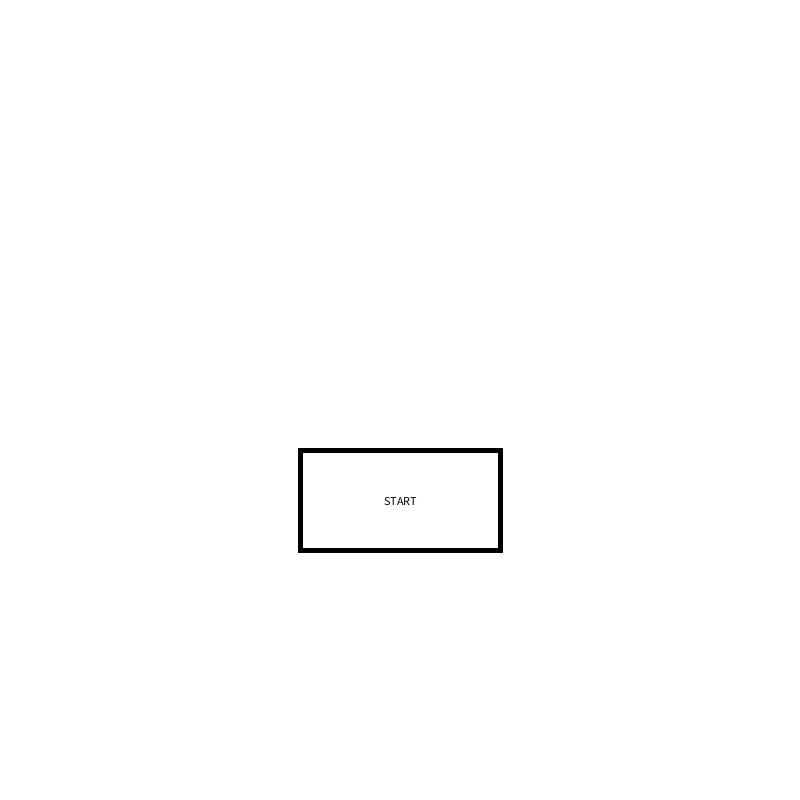
Frame 1 (no input)
Frame 60 (the mouse pressed at the canvas centre just before this capture): identical to frame 1, image omitted
Frame 120 (the mouse held since frame 60 and released just before this capture): identical to frame 1, image omitted

The Processing sketch that drew this single still picture (run headless with seeded random() and noise(); from frame 60 on, the mouse is pressed at the canvas centre):

// Processing sketch: Clicker_Game
// ── Clicker_Game.pde
// Grace Jheeta
// Block 1-2
// Thursday May 14, 2026

// Color variables
color black = #000000;
color white = #FFFFFF;

color red = #FF0900;
color orange = #FF9900;
color yellow = #FFF300;
color lightGreen = #8BFF86;
color darkGreen = #08B200;
color cyan = #00FFF9;
color lightBlue = #4BBBFF;
color darkBlue = #0017FC;
color purple = #6900FF;
color magenta = #D400FF;
color pink = #FFC4DE;

// Mode variables
int mode;
final int INTRO = 0;
final int GAME = 1;
final int PAUSE = 2;
final int GAMEOVER = 3;

void setup() {
  size(800, 800);
  textAlign(CENTER, CENTER);
  mode = INTRO;
}

void draw() {
  if (mode == INTRO) {
    intro();
  } else if (mode == GAME) {
    game();
  } else if (mode == PAUSE) {
    pause();
  } else if (mode == GAMEOVER) {
    gameover();
  } else {
    println("Error: Mode = " + mode);
  }
}

// ── GAME.pde
void game() {
  background(lightGreen);
}

void gameClicks() {
  mode = GAMEOVER;
}

// ── GAMEOVER.pde
void gameover() {
  background(red);
}

void gameoverClicks() {
  mode = INTRO;
}

// ── INTRO.pde
void intro() {
  background(white);
  
  // Start button
  strokeWeight(5);
  fill(white);
  tactileRect(300, 450, 200, 100, black, yellow);
  fill(black);
  text("START", 400, 500);
}

void introClicks() {
  // if mouse is inside start button
  if (mouseX > 300 && mouseX < 500 && mouseY > 450 && mouseY < 500) {
    mode = GAME;
  }
}

// ── PAUSE.pde
void pause() {
  background(black);
}

void pauseClicks() {
  
}

// ── TACTILE.pde
void tactileRect(int x, int y, int w, int h, color normalStroke, color newStroke) {
  
  // if mouse is inside rect
  if (mouseX > x && mouseX < x + w && mouseY > y && mouseY < y + h) {
    stroke(newStroke);
  } else {
    stroke(normalStroke);
  }
  
  rect(x, y, w, h);
}
